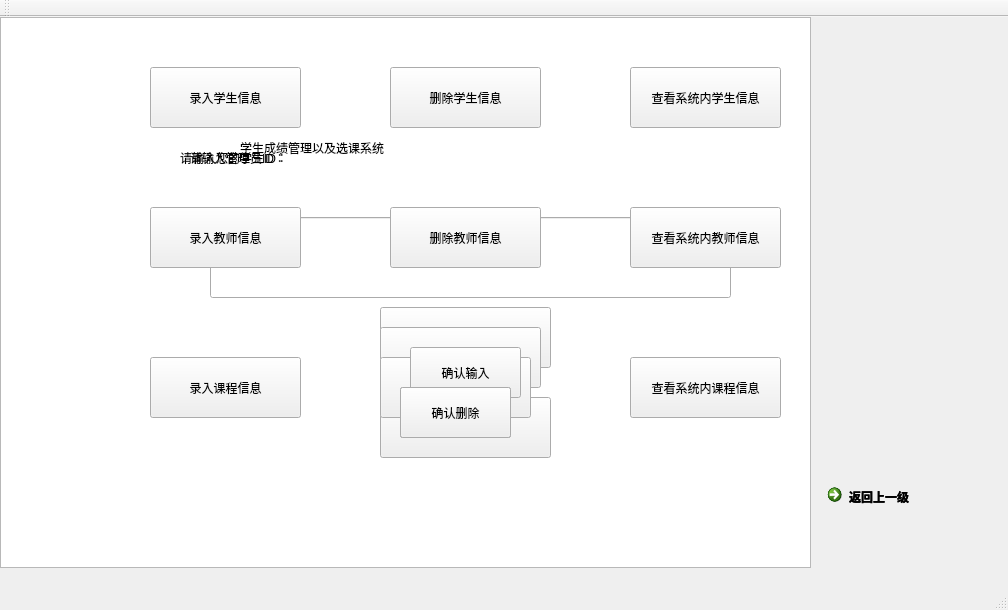
<?xml version="1.0" encoding="UTF-8"?>
<ui version="4.0">
 <class>MainWindow</class>
 <widget class="QMainWindow" name="MainWindow">
  <property name="geometry">
   <rect>
    <x>0</x>
    <y>0</y>
    <width>1008</width>
    <height>610</height>
   </rect>
  </property>
  <property name="windowTitle">
   <string>MainWindow</string>
  </property>
  <widget class="QWidget" name="centralWidget">
   <widget class="QLabel" name="label">
    <property name="geometry">
     <rect>
      <x>240</x>
      <y>90</y>
      <width>491</width>
      <height>81</height>
     </rect>
    </property>
    <property name="styleSheet">
     <string notr="true">font: 24pt &quot;隶书&quot;;
</string>
    </property>
    <property name="text">
     <string>学生成绩管理以及选课系统</string>
    </property>
   </widget>
   <widget class="QPushButton" name="pushButton">
    <property name="geometry">
     <rect>
      <x>380</x>
      <y>210</y>
      <width>171</width>
      <height>61</height>
     </rect>
    </property>
    <property name="text">
     <string>教师入口</string>
    </property>
   </widget>
   <widget class="QPushButton" name="pushButton_2">
    <property name="geometry">
     <rect>
      <x>380</x>
      <y>290</y>
      <width>171</width>
      <height>61</height>
     </rect>
    </property>
    <property name="text">
     <string>学生入口</string>
    </property>
   </widget>
   <widget class="QPushButton" name="pushButton_3">
    <property name="geometry">
     <rect>
      <x>380</x>
      <y>380</y>
      <width>171</width>
      <height>61</height>
     </rect>
    </property>
    <property name="text">
     <string>管理员入口</string>
    </property>
   </widget>
   <widget class="QCommandLinkButton" name="commandLinkButton">
    <property name="geometry">
     <rect>
      <x>820</x>
      <y>460</y>
      <width>187</width>
      <height>41</height>
     </rect>
    </property>
    <property name="styleSheet">
     <string notr="true">font: 13pt &quot;隶书&quot;;</string>
    </property>
    <property name="text">
     <string>返回上一级</string>
    </property>
   </widget>
   <widget class="QLineEdit" name="lineEdit">
    <property name="geometry">
     <rect>
      <x>210</x>
      <y>200</y>
      <width>521</width>
      <height>81</height>
     </rect>
    </property>
    <property name="styleSheet">
     <string notr="true">font: 12pt &quot;新宋体&quot;;</string>
    </property>
   </widget>
   <widget class="QPushButton" name="pushButton_4">
    <property name="geometry">
     <rect>
      <x>380</x>
      <y>310</y>
      <width>161</width>
      <height>61</height>
     </rect>
    </property>
    <property name="text">
     <string>确认</string>
    </property>
   </widget>
   <widget class="QLabel" name="label_2">
    <property name="geometry">
     <rect>
      <x>190</x>
      <y>110</y>
      <width>311</width>
      <height>61</height>
     </rect>
    </property>
    <property name="styleSheet">
     <string notr="true">font: 14pt &quot;隶书&quot;;</string>
    </property>
    <property name="text">
     <string>请输入管理员ID：</string>
    </property>
   </widget>
   <widget class="QPushButton" name="pushButton_5">
    <property name="geometry">
     <rect>
      <x>150</x>
      <y>50</y>
      <width>151</width>
      <height>61</height>
     </rect>
    </property>
    <property name="text">
     <string>录入学生信息</string>
    </property>
   </widget>
   <widget class="QPushButton" name="pushButton_6">
    <property name="geometry">
     <rect>
      <x>390</x>
      <y>50</y>
      <width>151</width>
      <height>61</height>
     </rect>
    </property>
    <property name="text">
     <string>删除学生信息</string>
    </property>
   </widget>
   <widget class="QPushButton" name="pushButton_7">
    <property name="geometry">
     <rect>
      <x>630</x>
      <y>50</y>
      <width>151</width>
      <height>61</height>
     </rect>
    </property>
    <property name="text">
     <string>查看系统内学生信息</string>
    </property>
   </widget>
   <widget class="QPushButton" name="pushButton_8">
    <property name="geometry">
     <rect>
      <x>150</x>
      <y>190</y>
      <width>151</width>
      <height>61</height>
     </rect>
    </property>
    <property name="text">
     <string>录入教师信息</string>
    </property>
   </widget>
   <widget class="QPushButton" name="pushButton_9">
    <property name="geometry">
     <rect>
      <x>390</x>
      <y>190</y>
      <width>151</width>
      <height>61</height>
     </rect>
    </property>
    <property name="text">
     <string>删除教师信息</string>
    </property>
   </widget>
   <widget class="QPushButton" name="pushButton_10">
    <property name="geometry">
     <rect>
      <x>630</x>
      <y>190</y>
      <width>151</width>
      <height>61</height>
     </rect>
    </property>
    <property name="text">
     <string>查看系统内教师信息</string>
    </property>
   </widget>
   <widget class="QPushButton" name="pushButton_11">
    <property name="geometry">
     <rect>
      <x>150</x>
      <y>340</y>
      <width>151</width>
      <height>61</height>
     </rect>
    </property>
    <property name="text">
     <string>录入课程信息</string>
    </property>
   </widget>
   <widget class="QPushButton" name="pushButton_12">
    <property name="geometry">
     <rect>
      <x>380</x>
      <y>340</y>
      <width>151</width>
      <height>61</height>
     </rect>
    </property>
    <property name="text">
     <string>删除课程信息</string>
    </property>
   </widget>
   <widget class="QPushButton" name="pushButton_13">
    <property name="geometry">
     <rect>
      <x>630</x>
      <y>340</y>
      <width>151</width>
      <height>61</height>
     </rect>
    </property>
    <property name="text">
     <string>查看系统内课程信息</string>
    </property>
   </widget>
   <widget class="QCommandLinkButton" name="commandLinkButton_2">
    <property name="geometry">
     <rect>
      <x>820</x>
      <y>460</y>
      <width>187</width>
      <height>41</height>
     </rect>
    </property>
    <property name="styleSheet">
     <string notr="true">font: 13pt &quot;隶书&quot;;</string>
    </property>
    <property name="text">
     <string>返回上一级</string>
    </property>
   </widget>
   <widget class="QPushButton" name="pushButton_15">
    <property name="geometry">
     <rect>
      <x>410</x>
      <y>330</y>
      <width>111</width>
      <height>51</height>
     </rect>
    </property>
    <property name="text">
     <string>确认输入</string>
    </property>
   </widget>
   <widget class="QTextEdit" name="textEdit">
    <property name="geometry">
     <rect>
      <x>0</x>
      <y>0</y>
      <width>811</width>
      <height>551</height>
     </rect>
    </property>
   </widget>
   <widget class="QPushButton" name="pushButton_16">
    <property name="geometry">
     <rect>
      <x>400</x>
      <y>370</y>
      <width>111</width>
      <height>51</height>
     </rect>
    </property>
    <property name="text">
     <string>确认删除</string>
    </property>
   </widget>
   <widget class="QPushButton" name="pushButton_17">
    <property name="geometry">
     <rect>
      <x>400</x>
      <y>370</y>
      <width>111</width>
      <height>51</height>
     </rect>
    </property>
    <property name="text">
     <string>确认输入</string>
    </property>
   </widget>
   <widget class="QPushButton" name="pushButton_18">
    <property name="geometry">
     <rect>
      <x>400</x>
      <y>370</y>
      <width>111</width>
      <height>51</height>
     </rect>
    </property>
    <property name="text">
     <string>确认删除</string>
    </property>
   </widget>
   <widget class="QPushButton" name="pushButton_19">
    <property name="geometry">
     <rect>
      <x>400</x>
      <y>370</y>
      <width>111</width>
      <height>51</height>
     </rect>
    </property>
    <property name="text">
     <string>确认输入</string>
    </property>
   </widget>
   <widget class="QPushButton" name="pushButton_20">
    <property name="geometry">
     <rect>
      <x>400</x>
      <y>370</y>
      <width>111</width>
      <height>51</height>
     </rect>
    </property>
    <property name="text">
     <string>确认删除</string>
    </property>
   </widget>
   <widget class="QLabel" name="label_3">
    <property name="geometry">
     <rect>
      <x>180</x>
      <y>110</y>
      <width>311</width>
      <height>61</height>
     </rect>
    </property>
    <property name="styleSheet">
     <string notr="true">font: 14pt &quot;隶书&quot;;</string>
    </property>
    <property name="text">
     <string>请输入您的学生ID：</string>
    </property>
   </widget>
   <widget class="QCommandLinkButton" name="commandLinkButton_4">
    <property name="geometry">
     <rect>
      <x>820</x>
      <y>460</y>
      <width>187</width>
      <height>41</height>
     </rect>
    </property>
    <property name="styleSheet">
     <string notr="true">font: 13pt &quot;隶书&quot;;</string>
    </property>
    <property name="text">
     <string>返回上一级</string>
    </property>
   </widget>
   <zorder>textEdit</zorder>
   <zorder>label</zorder>
   <zorder>pushButton</zorder>
   <zorder>pushButton_2</zorder>
   <zorder>pushButton_3</zorder>
   <zorder>commandLinkButton</zorder>
   <zorder>lineEdit</zorder>
   <zorder>pushButton_4</zorder>
   <zorder>label_2</zorder>
   <zorder>pushButton_5</zorder>
   <zorder>pushButton_6</zorder>
   <zorder>pushButton_7</zorder>
   <zorder>pushButton_8</zorder>
   <zorder>pushButton_9</zorder>
   <zorder>pushButton_10</zorder>
   <zorder>pushButton_11</zorder>
   <zorder>pushButton_12</zorder>
   <zorder>pushButton_13</zorder>
   <zorder>commandLinkButton_2</zorder>
   <zorder>pushButton_15</zorder>
   <zorder>pushButton_16</zorder>
   <zorder>pushButton_17</zorder>
   <zorder>pushButton_18</zorder>
   <zorder>pushButton_19</zorder>
   <zorder>pushButton_20</zorder>
   <zorder>label_3</zorder>
   <zorder>commandLinkButton_4</zorder>
  </widget>
  <widget class="QMenuBar" name="menuBar">
   <property name="geometry">
    <rect>
     <x>0</x>
     <y>0</y>
     <width>1008</width>
     <height>26</height>
    </rect>
   </property>
  </widget>
  <widget class="QToolBar" name="mainToolBar">
   <attribute name="toolBarArea">
    <enum>TopToolBarArea</enum>
   </attribute>
   <attribute name="toolBarBreak">
    <bool>false</bool>
   </attribute>
  </widget>
  <widget class="QStatusBar" name="statusBar"/>
 </widget>
 <layoutdefault spacing="6" margin="11"/>
 <resources/>
 <connections/>
</ui>
